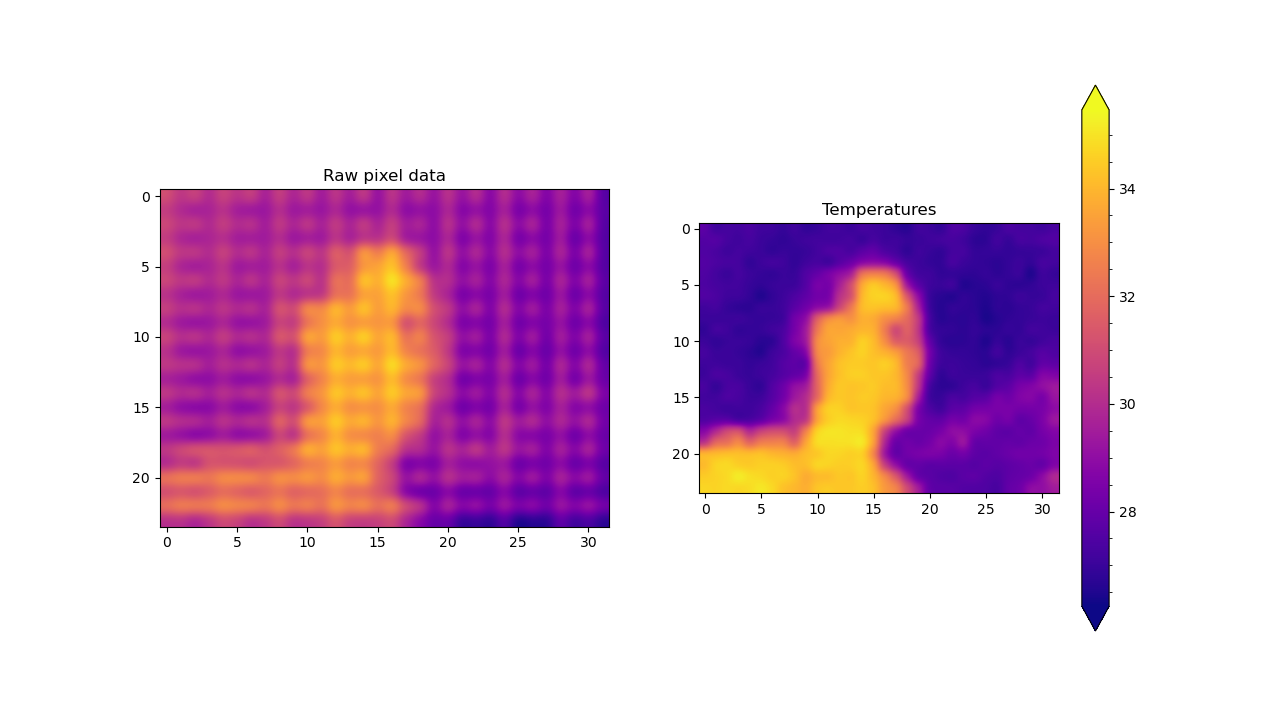

Python code for this plot:
from fbsdi2c import FbsdI2C
from mlx90640 import MLX90640

import matplotlib.pyplot as plt

with FbsdI2C() as i2c:
    with MLX90640(i2c) as mlx:
        rawframe = mlx._fetch_raw_frame_sync()
        framedata = mlx._process_frame(rawframe)
        fig, ax = plt.subplots(1, 2, figsize=(6.4*2, 4.8))
        ax[0].imshow(rawframe, cmap="plasma", interpolation="gaussian")
        ax[0].set_title("Raw pixel data")

        im = ax[1].imshow(framedata, cmap="plasma", interpolation="gaussian")
        ax[1].set_title("Temperatures")
        cbar = fig.colorbar(im, ax=ax[1], extend="both")
        cbar.minorticks_on()

        plt.savefig("capture.png")
        plt.show()
